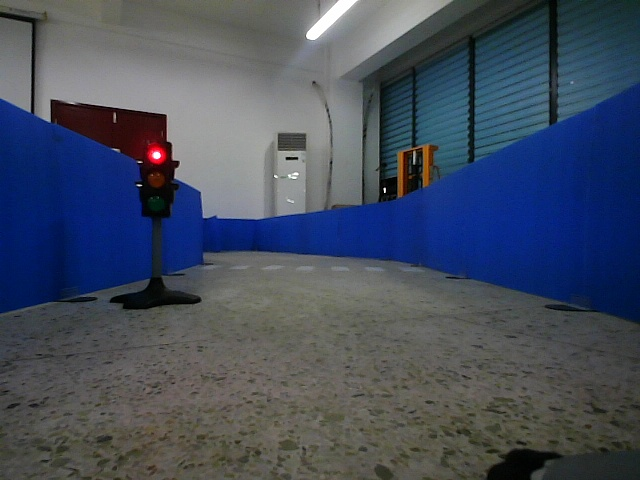
#> input picture expanded_data_sets/data/1.jpg, 640 x 480 px, found by its file name; its folder holds only this picture in this run
$ python Expanded_data_sets_V2.py
#> lines starting #> are read from the running program, lines starting #| are printed output that depends on the picture
import os
import cv2
import numpy as np
import random


def augment_image(image, operations):
    augmented_images = []

    if "scale" in operations:
        scales = [0.8, 1.2]
        for scale in scales:
            h, w = image.shape[:2]
            new_h, new_w = int(h * scale), int(w * scale)
            scaled_image = cv2.resize(image, (new_w, new_h))
            augmented_images.append(scaled_image)

    if "rotate" in operations:
        angles = [45, 90, 180, 270]
        for angle in angles:
            h, w = image.shape[:2]
            center = (w // 2, h // 2)
            M = cv2.getRotationMatrix2D(center, angle, 1.0)
            rotated_image = cv2.warpAffine(image, M, (w, h))
            augmented_images.append(rotated_image)

    if "flip" in operations:
        flipped_h = cv2.flip(image, 1)
        flipped_v = cv2.flip(image, 0)
        augmented_images.append(flipped_h)
        augmented_images.append(flipped_v)

    if "brightness" in operations:
        brightness_values = [50, -50]
        for value in brightness_values:
            bright_image = cv2.convertScaleAbs(image, alpha=1, beta=value)
            augmented_images.append(bright_image)

    if "translate" in operations:
        translations = [(10, 0), (0, 10)]
        for tx, ty in translations:
            M = np.float32([[1, 0, tx], [0, 1, ty]])
            translated_image = cv2.warpAffine(
                image,
                M,
                (image.shape[1], image.shape[0]),
                borderMode=cv2.BORDER_CONSTANT,
                borderValue=(0, 0, 0),
            )
            augmented_images.append(translated_image)

    if "noise" in operations:
        salt_pepper_ratio = 0.02
        noisy_image_sp = image.copy()
        num_salt = np.ceil(salt_pepper_ratio * image.size * 0.5)
        coords = [np.random.randint(0, i - 1, int(num_salt)) for i in image.shape]
        noisy_image_sp[coords[0], coords[1], :] = 255

        num_pepper = np.ceil(salt_pepper_ratio * image.size * 0.5)
        coords = [np.random.randint(0, i - 1, int(num_pepper)) for i in image.shape]
        noisy_image_sp[coords[0], coords[1], :] = 0
        augmented_images.append(noisy_image_sp)

        mean = 0
        var = 1
        sigma = var**0.5
        gauss = np.random.normal(mean, sigma, image.shape).astype("uint8")
        noisy_image_gauss = cv2.add(image, gauss)
        augmented_images.append(noisy_image_gauss)

    return augmented_images


def enhance_dataset(input_dir, output_dir, operations, times):
#> called with input_dir = 'F:/15_Train_data/lanedetection/data', output_dir = 'output', times = 1
    if not os.path.exists(output_dir):
        os.makedirs(output_dir)

    for filename in os.listdir(input_dir):
        if filename.endswith((".png", ".jpg", ".jpeg", ".bmp")):
            image_path = os.path.join(input_dir, filename)
            image = cv2.imread(image_path)
#> image is the input picture: shape (480, 640, 3); mean B, G, R 94.1, 77.8, 68.9

            for i in range(times):
                augmented_images = augment_image(image, operations)
                for j, augmented_image in enumerate(augmented_images):
                    output_path = os.path.join(
                        output_dir, f"{os.path.splitext(filename)[0]}_aug_{i}_{j}.png"
                    )
                    cv2.imwrite(output_path, augmented_image)
#> this loop made 1 pass
#> pass 1, in augment_image, `noisy_image_gauss = cv2.add(image, gauss)`:
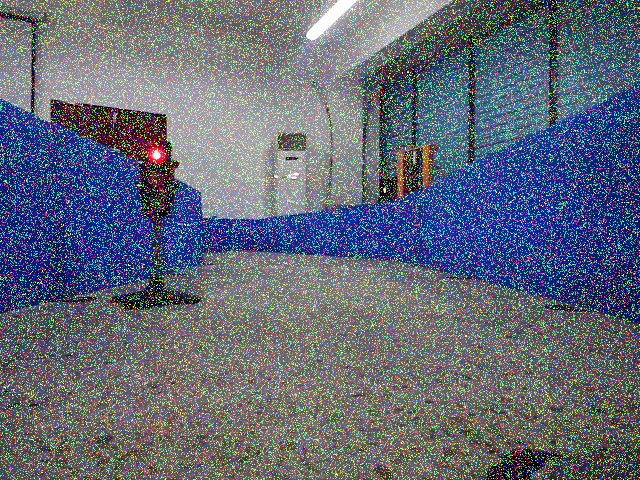
#> noisy_image_gauss: shape (480, 640, 3); mean B, G, R 119.5, 106, 98.5
#> pass 1, in enhance_dataset, `cv2.imwrite(output_path, augmented_image)`:
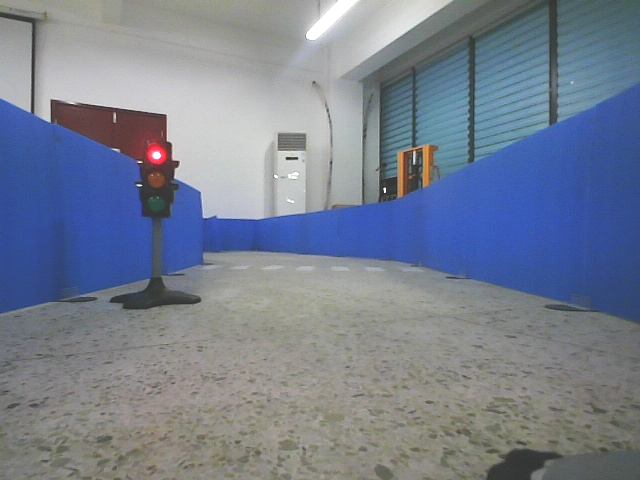
#> saved as 1_aug_0_2.png: shape (480, 640, 3); mean B, G, R 144, 127.7, 118.8


if __name__ == "__main__":
    input_dir = "F:/15_Train_data/lanedetection/data"
    output_dir = "output"
    operations = [
        "scale",
        # "rotate",
        # "flip",
        "brightness",
        "translate",
        "noise",
    ]  # Specify desired operations
    times = 1  # Specify the number of times to augment each image

    enhance_dataset(input_dir, output_dir, operations, times)

$ run again, on expanded_data_sets/data/113.jpg
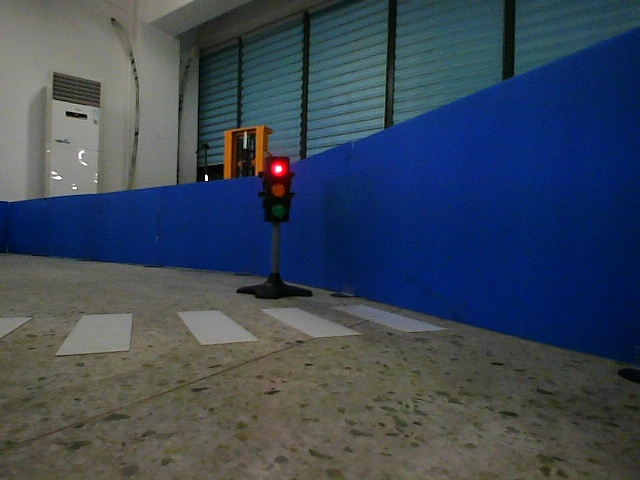
#> input picture expanded_data_sets/data/113.jpg, 640 x 480 px, found by its file name
#> in enhance_dataset, image is the input picture: shape (480, 640, 3); mean B, G, R 87.4, 71.5, 59.2
#> the loop in enhance_dataset, `for i in range(times):` made 1 pass
#> pass 1, in augment_image, `noisy_image_gauss = cv2.add(image, gauss)`:
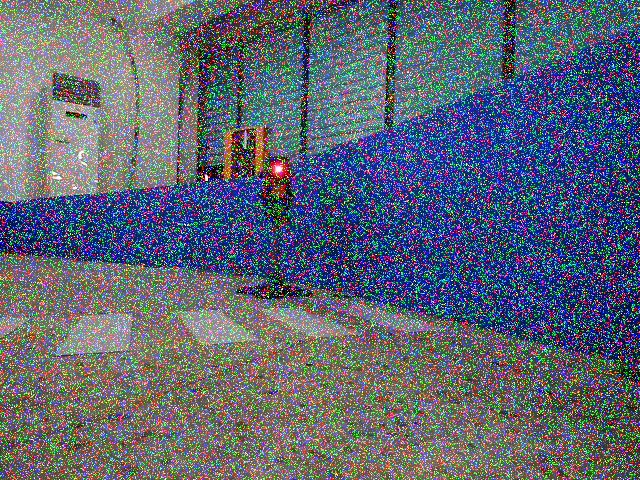
#> noisy_image_gauss: shape (480, 640, 3); mean B, G, R 113.9, 100.6, 90.3
#> pass 1, in enhance_dataset, `cv2.imwrite(output_path, augmented_image)`:
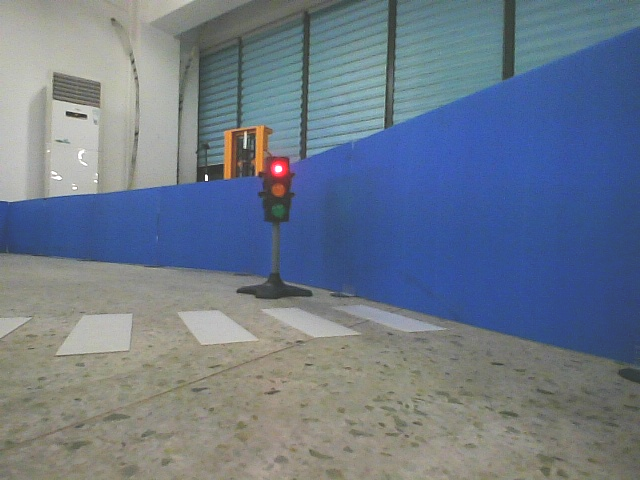
#> saved as 113_aug_0_2.png: shape (480, 640, 3); mean B, G, R 137.3, 121.5, 109.2

$ run again, on expanded_data_sets/data/17.jpg
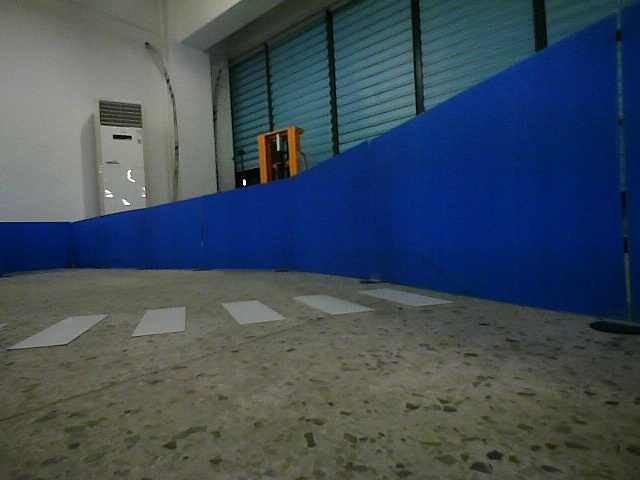
#> input picture expanded_data_sets/data/17.jpg, 640 x 480 px, found by its file name
#> in enhance_dataset, image is the input picture: shape (480, 640, 3); mean B, G, R 89.3, 76.1, 62.4
#> the loop in enhance_dataset, `for i in range(times):` made 1 pass
#> pass 1, in augment_image, `noisy_image_gauss = cv2.add(image, gauss)`:
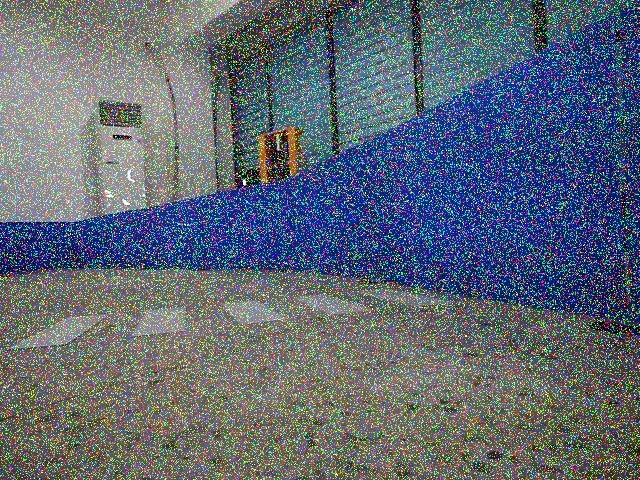
#> noisy_image_gauss: shape (480, 640, 3); mean B, G, R 115.5, 104.5, 93
#> pass 1, in enhance_dataset, `cv2.imwrite(output_path, augmented_image)`:
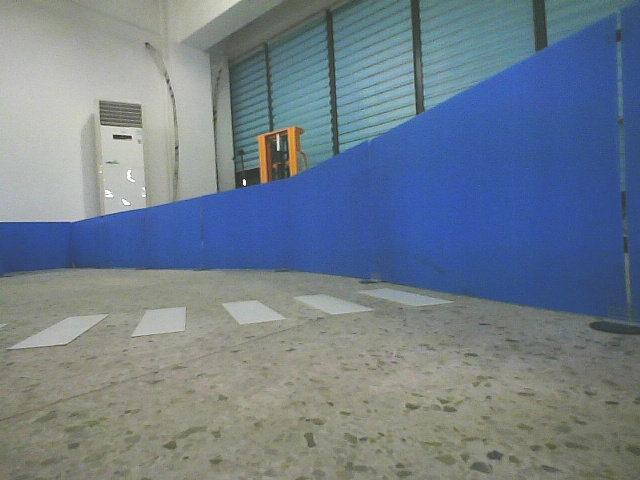
#> saved as 17_aug_0_2.png: shape (480, 640, 3); mean B, G, R 139.3, 126, 112.4

$ run again, on expanded_data_sets/data/105.jpg
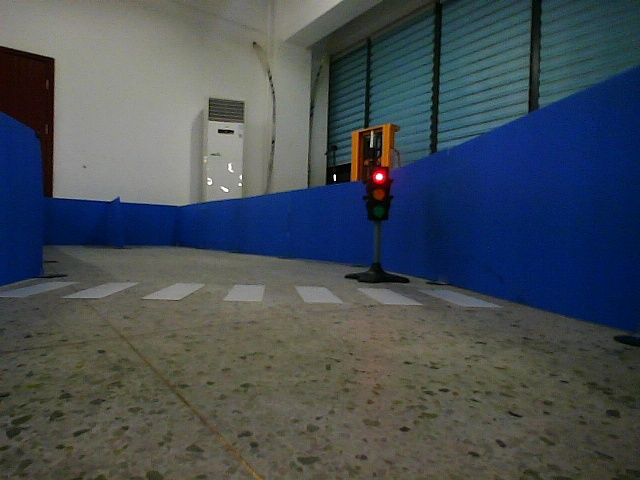
#> input picture expanded_data_sets/data/105.jpg, 640 x 480 px, found by its file name
#> in enhance_dataset, image is the input picture: shape (480, 640, 3); mean B, G, R 85.3, 78.1, 69.7
#> the loop in enhance_dataset, `for i in range(times):` made 1 pass
#> pass 1, in augment_image, `noisy_image_gauss = cv2.add(image, gauss)`:
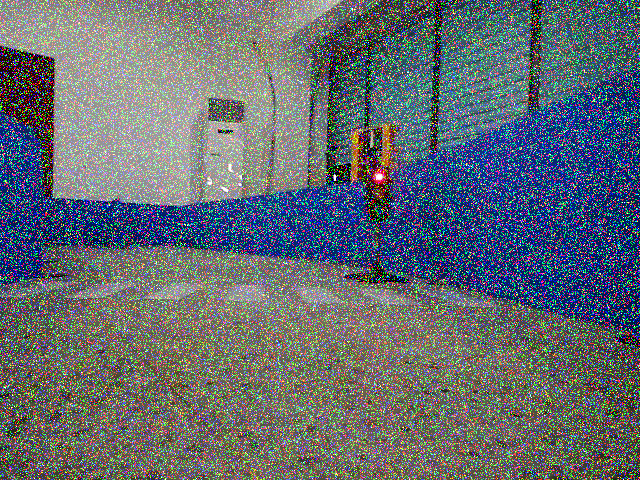
#> noisy_image_gauss: shape (480, 640, 3); mean B, G, R 112.2, 106.2, 99.1
#> pass 1, in enhance_dataset, `cv2.imwrite(output_path, augmented_image)`:
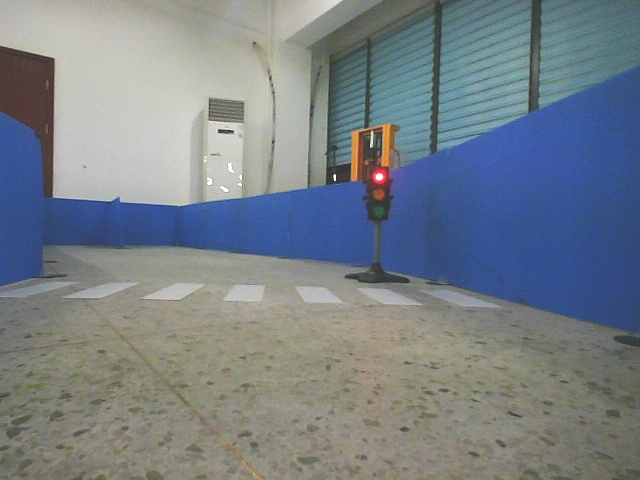
#> saved as 105_aug_0_2.png: shape (480, 640, 3); mean B, G, R 135.3, 128.1, 119.7
